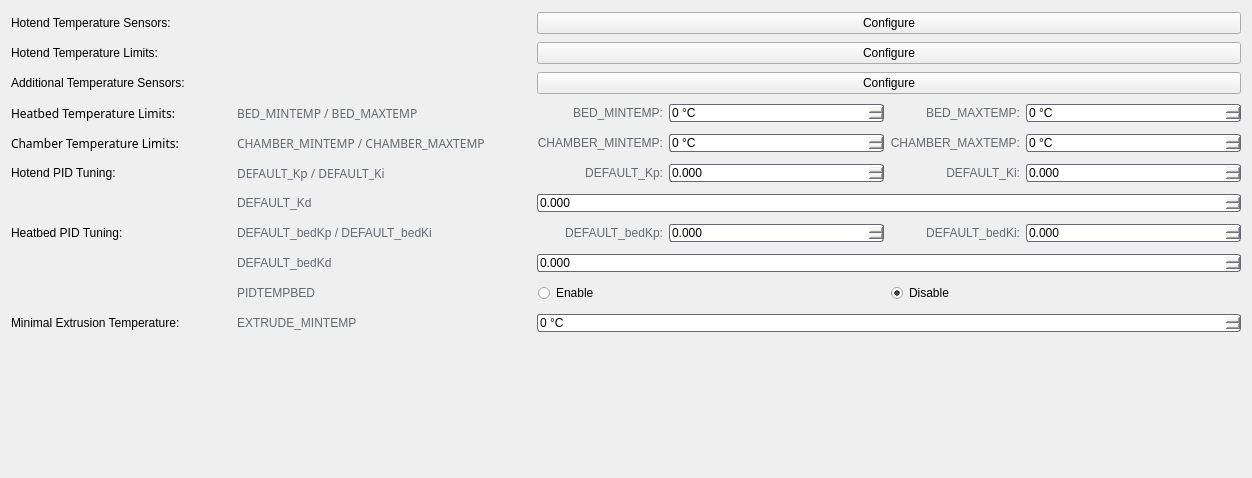
<?xml version="1.0" encoding="UTF-8"?>
<ui version="4.0">
 <class>TemperaturesPage</class>
 <widget class="QWidget" name="TemperaturesPage">
  <property name="geometry">
   <rect>
    <x>0</x>
    <y>0</y>
    <width>1252</width>
    <height>478</height>
   </rect>
  </property>
  <property name="minimumSize">
   <size>
    <width>0</width>
    <height>348</height>
   </size>
  </property>
  <property name="windowTitle">
   <string>Form</string>
  </property>
  <property name="styleSheet">
   <string notr="true">QWidget {
	font-family: &quot;Source Code Pro&quot;;
}

QLineEdit {
	color: white;
        border: 1px solid rgb(100, 105, 113);
	border-radius: 3px;
}

QLineEdit:focus {
	border: 1px solid white;
}

QRadioButton::indicator {
    width: 13px;
    height: 13px;
}

QRadioButton::indicator:unchecked {
	image: url(&quot;:/resources/radio_button_unchecked_FILL0_wght400_GRAD0_opsz20.svg&quot;);
}

QRadioButton::indicator:checked {
	image: url(&quot;:/resources/radio_button_checked_FILL0_wght400_GRAD0_opsz20.svg&quot;);
}

QLabel {
	min-height: 24px;
}

QAbstractSpinBox {
	border: 1px solid rgb(100, 105, 113);
	border-radius: 3px;
}

QAbstractSpinBox:hover {
	border: 1px solid rgb(129, 135, 145);
}

QAbstractSpinBox:focus {
	border: 1px solid white;
}

QAbstractSpinBox::up-button {
	image: url(&quot;:/resources/arrow_drop_up_FILL0_wght400_GRAD0_opsz20_white.svg&quot;);
 	width: 6px;
	margin-right: 4px;
	margin-top: 2px;
}

QAbstractSpinBox::down-button {
	image: url(&quot;:/resources/arrow_drop_down_FILL0_wght400_GRAD0_opsz20_white.svg&quot;);
 	width: 6px;
	margin-right: 4px;
	margin-bottom: 2px;
}

QAbstractSpinBox::up-button:disabled,
QAbstractSpinBox::up-button:off {
		image: url(&quot;:/resources/arrow_drop_up_FILL0_wght400_GRAD0_opsz20.svg&quot;);
}

QAbstractSpinBox::down-button:disabled,
QAbstractSpinBox::down-button:off {
		image: url(&quot;:/resources/arrow_drop_down_FILL0_wght400_GRAD0_opsz20.svg&quot;);
}</string>
  </property>
  <layout class="QGridLayout" name="gridLayout">
   <item row="6" column="8" colspan="2">
    <widget class="QSpinBox" name="spinBox_4">
     <property name="locale">
      <locale language="English" country="UnitedStates"/>
     </property>
     <property name="suffix">
      <string> °C</string>
     </property>
     <property name="maximum">
      <number>500</number>
     </property>
     <property name="stepType">
      <enum>QAbstractSpinBox::AdaptiveDecimalStepType</enum>
     </property>
    </widget>
   </item>
   <item row="12" column="4" colspan="2">
    <widget class="QRadioButton" name="radioButton">
     <property name="sizePolicy">
      <sizepolicy hsizetype="Expanding" vsizetype="Fixed">
       <horstretch>0</horstretch>
       <verstretch>0</verstretch>
      </sizepolicy>
     </property>
     <property name="locale">
      <locale language="English" country="UnitedStates"/>
     </property>
     <property name="text">
      <string>Enable</string>
     </property>
     <attribute name="buttonGroup">
      <string notr="true">buttonGroup_2</string>
     </attribute>
    </widget>
   </item>
   <item row="12" column="7" colspan="3">
    <widget class="QRadioButton" name="radioButton_2">
     <property name="sizePolicy">
      <sizepolicy hsizetype="Expanding" vsizetype="Fixed">
       <horstretch>0</horstretch>
       <verstretch>0</verstretch>
      </sizepolicy>
     </property>
     <property name="locale">
      <locale language="English" country="UnitedStates"/>
     </property>
     <property name="text">
      <string>Disable</string>
     </property>
     <property name="checked">
      <bool>true</bool>
     </property>
     <attribute name="buttonGroup">
      <string notr="true">buttonGroup_2</string>
     </attribute>
    </widget>
   </item>
   <item row="7" column="4">
    <widget class="QLabel" name="label_21">
     <property name="styleSheet">
      <string notr="true">QLabel {
	font-family: &quot;Source Code Pro&quot;;
	min-height: 24px;
        color: rgb(100, 105, 113);
}</string>
     </property>
     <property name="locale">
      <locale language="English" country="UnitedStates"/>
     </property>
     <property name="text">
      <string>DEFAULT_Kp:</string>
     </property>
     <property name="alignment">
      <set>Qt::AlignRight|Qt::AlignTrailing|Qt::AlignVCenter</set>
     </property>
    </widget>
   </item>
   <item row="9" column="2">
    <widget class="QLabel" name="label_16">
     <property name="styleSheet">
      <string notr="true">QLabel {
	font-family: &quot;Source Code Pro&quot;;
	min-height: 24px;
        color: rgb(100, 105, 113);
}</string>
     </property>
     <property name="locale">
      <locale language="English" country="UnitedStates"/>
     </property>
     <property name="text">
      <string>DEFAULT_bedKp / DEFAULT_bedKi</string>
     </property>
     <property name="alignment">
      <set>Qt::AlignLeading|Qt::AlignLeft|Qt::AlignVCenter</set>
     </property>
    </widget>
   </item>
   <item row="1" column="3">
    <spacer name="horizontalSpacer_2">
     <property name="locale">
      <locale language="English" country="UnitedStates"/>
     </property>
     <property name="orientation">
      <enum>Qt::Horizontal</enum>
     </property>
     <property name="sizeType">
      <enum>QSizePolicy::Fixed</enum>
     </property>
     <property name="sizeHint" stdset="0">
      <size>
       <width>40</width>
       <height>20</height>
      </size>
     </property>
    </spacer>
   </item>
   <item row="6" column="7">
    <widget class="QLabel" name="label_24">
     <property name="styleSheet">
      <string notr="true">QLabel {
	font-family: &quot;Source Code Pro&quot;;
	min-height: 24px;
        color: rgb(100, 105, 113);
}</string>
     </property>
     <property name="locale">
      <locale language="English" country="UnitedStates"/>
     </property>
     <property name="text">
      <string>CHAMBER_MAXTEMP:</string>
     </property>
     <property name="alignment">
      <set>Qt::AlignRight|Qt::AlignTrailing|Qt::AlignVCenter</set>
     </property>
    </widget>
   </item>
   <item row="4" column="7">
    <widget class="QLabel" name="label_11">
     <property name="styleSheet">
      <string notr="true">QLabel {
	font-family: &quot;Source Code Pro&quot;;
	min-height: 24px;
        color: rgb(100, 105, 113);
}</string>
     </property>
     <property name="locale">
      <locale language="English" country="UnitedStates"/>
     </property>
     <property name="text">
      <string>BED_MAXTEMP:</string>
     </property>
     <property name="alignment">
      <set>Qt::AlignRight|Qt::AlignTrailing|Qt::AlignVCenter</set>
     </property>
    </widget>
   </item>
   <item row="6" column="2">
    <widget class="QLabel" name="label_8">
     <property name="palette">
      <palette>
       <active>
        <colorrole role="WindowText">
         <brush brushstyle="SolidPattern">
          <color alpha="255">
           <red>100</red>
           <green>105</green>
           <blue>113</blue>
          </color>
         </brush>
        </colorrole>
        <colorrole role="Button">
         <brush brushstyle="SolidPattern">
          <color alpha="255">
           <red>30</red>
           <green>30</green>
           <blue>30</blue>
          </color>
         </brush>
        </colorrole>
        <colorrole role="Text">
         <brush brushstyle="SolidPattern">
          <color alpha="255">
           <red>100</red>
           <green>105</green>
           <blue>113</blue>
          </color>
         </brush>
        </colorrole>
        <colorrole role="ButtonText">
         <brush brushstyle="SolidPattern">
          <color alpha="255">
           <red>100</red>
           <green>105</green>
           <blue>113</blue>
          </color>
         </brush>
        </colorrole>
        <colorrole role="Base">
         <brush brushstyle="SolidPattern">
          <color alpha="255">
           <red>30</red>
           <green>30</green>
           <blue>30</blue>
          </color>
         </brush>
        </colorrole>
        <colorrole role="Window">
         <brush brushstyle="SolidPattern">
          <color alpha="255">
           <red>30</red>
           <green>30</green>
           <blue>30</blue>
          </color>
         </brush>
        </colorrole>
        <colorrole role="PlaceholderText">
         <brush brushstyle="SolidPattern">
          <color alpha="255">
           <red>100</red>
           <green>105</green>
           <blue>113</blue>
          </color>
         </brush>
        </colorrole>
       </active>
       <inactive>
        <colorrole role="WindowText">
         <brush brushstyle="SolidPattern">
          <color alpha="255">
           <red>100</red>
           <green>105</green>
           <blue>113</blue>
          </color>
         </brush>
        </colorrole>
        <colorrole role="Button">
         <brush brushstyle="SolidPattern">
          <color alpha="255">
           <red>30</red>
           <green>30</green>
           <blue>30</blue>
          </color>
         </brush>
        </colorrole>
        <colorrole role="Text">
         <brush brushstyle="SolidPattern">
          <color alpha="255">
           <red>100</red>
           <green>105</green>
           <blue>113</blue>
          </color>
         </brush>
        </colorrole>
        <colorrole role="ButtonText">
         <brush brushstyle="SolidPattern">
          <color alpha="255">
           <red>100</red>
           <green>105</green>
           <blue>113</blue>
          </color>
         </brush>
        </colorrole>
        <colorrole role="Base">
         <brush brushstyle="SolidPattern">
          <color alpha="255">
           <red>30</red>
           <green>30</green>
           <blue>30</blue>
          </color>
         </brush>
        </colorrole>
        <colorrole role="Window">
         <brush brushstyle="SolidPattern">
          <color alpha="255">
           <red>30</red>
           <green>30</green>
           <blue>30</blue>
          </color>
         </brush>
        </colorrole>
        <colorrole role="PlaceholderText">
         <brush brushstyle="SolidPattern">
          <color alpha="255">
           <red>100</red>
           <green>105</green>
           <blue>113</blue>
          </color>
         </brush>
        </colorrole>
       </inactive>
       <disabled>
        <colorrole role="WindowText">
         <brush brushstyle="SolidPattern">
          <color alpha="255">
           <red>100</red>
           <green>105</green>
           <blue>113</blue>
          </color>
         </brush>
        </colorrole>
        <colorrole role="Button">
         <brush brushstyle="SolidPattern">
          <color alpha="255">
           <red>30</red>
           <green>30</green>
           <blue>30</blue>
          </color>
         </brush>
        </colorrole>
        <colorrole role="Text">
         <brush brushstyle="SolidPattern">
          <color alpha="255">
           <red>100</red>
           <green>105</green>
           <blue>113</blue>
          </color>
         </brush>
        </colorrole>
        <colorrole role="ButtonText">
         <brush brushstyle="SolidPattern">
          <color alpha="255">
           <red>100</red>
           <green>105</green>
           <blue>113</blue>
          </color>
         </brush>
        </colorrole>
        <colorrole role="Base">
         <brush brushstyle="SolidPattern">
          <color alpha="255">
           <red>30</red>
           <green>30</green>
           <blue>30</blue>
          </color>
         </brush>
        </colorrole>
        <colorrole role="Window">
         <brush brushstyle="SolidPattern">
          <color alpha="255">
           <red>30</red>
           <green>30</green>
           <blue>30</blue>
          </color>
         </brush>
        </colorrole>
        <colorrole role="PlaceholderText">
         <brush brushstyle="SolidPattern">
          <color alpha="255">
           <red>100</red>
           <green>105</green>
           <blue>113</blue>
          </color>
         </brush>
        </colorrole>
       </disabled>
      </palette>
     </property>
     <property name="font">
      <font>
       <family>Source Code Pro</family>
      </font>
     </property>
     <property name="styleSheet">
      <string notr="true">QLabel {
	font-family: &quot;Source Code Pro&quot;;
	min-height: 24px;
        color: rgb(100, 105, 113);
}</string>
     </property>
     <property name="locale">
      <locale language="English" country="UnitedStates"/>
     </property>
     <property name="text">
      <string>CHAMBER_MINTEMP / CHAMBER_MAXTEMP</string>
     </property>
     <property name="alignment">
      <set>Qt::AlignLeading|Qt::AlignLeft|Qt::AlignVCenter</set>
     </property>
    </widget>
   </item>
   <item row="1" column="1">
    <spacer name="horizontalSpacer">
     <property name="locale">
      <locale language="English" country="UnitedStates"/>
     </property>
     <property name="orientation">
      <enum>Qt::Horizontal</enum>
     </property>
     <property name="sizeType">
      <enum>QSizePolicy::Fixed</enum>
     </property>
     <property name="sizeHint" stdset="0">
      <size>
       <width>40</width>
       <height>20</height>
      </size>
     </property>
    </spacer>
   </item>
   <item row="12" column="2">
    <widget class="QLabel" name="label_27">
     <property name="styleSheet">
      <string notr="true">QLabel {
	font-family: &quot;Source Code Pro&quot;;
	min-height: 24px;
        color: rgb(100, 105, 113);
}</string>
     </property>
     <property name="locale">
      <locale language="English" country="UnitedStates"/>
     </property>
     <property name="text">
      <string>PIDTEMPBED</string>
     </property>
    </widget>
   </item>
   <item row="14" column="0" colspan="10">
    <spacer name="verticalSpacer">
     <property name="locale">
      <locale language="English" country="UnitedStates"/>
     </property>
     <property name="orientation">
      <enum>Qt::Vertical</enum>
     </property>
     <property name="sizeHint" stdset="0">
      <size>
       <width>20</width>
       <height>40</height>
      </size>
     </property>
    </spacer>
   </item>
   <item row="9" column="8" colspan="2">
    <widget class="QDoubleSpinBox" name="doubleSpinBox_6">
     <property name="locale">
      <locale language="English" country="UnitedStates"/>
     </property>
     <property name="decimals">
      <number>3</number>
     </property>
     <property name="maximum">
      <double>500.000000000000000</double>
     </property>
     <property name="stepType">
      <enum>QAbstractSpinBox::AdaptiveDecimalStepType</enum>
     </property>
    </widget>
   </item>
   <item row="7" column="7">
    <widget class="QLabel" name="label_22">
     <property name="styleSheet">
      <string notr="true">QLabel {
	font-family: &quot;Source Code Pro&quot;;
	min-height: 24px;
        color: rgb(100, 105, 113);
}</string>
     </property>
     <property name="locale">
      <locale language="English" country="UnitedStates"/>
     </property>
     <property name="text">
      <string>DEFAULT_Ki:</string>
     </property>
     <property name="alignment">
      <set>Qt::AlignRight|Qt::AlignTrailing|Qt::AlignVCenter</set>
     </property>
    </widget>
   </item>
   <item row="13" column="4" colspan="6">
    <widget class="QSpinBox" name="spinBox_5">
     <property name="locale">
      <locale language="English" country="UnitedStates"/>
     </property>
     <property name="suffix">
      <string> °C</string>
     </property>
     <property name="maximum">
      <number>500</number>
     </property>
     <property name="stepType">
      <enum>QAbstractSpinBox::AdaptiveDecimalStepType</enum>
     </property>
    </widget>
   </item>
   <item row="6" column="4">
    <widget class="QLabel" name="label_13">
     <property name="styleSheet">
      <string notr="true">QLabel {
	font-family: &quot;Source Code Pro&quot;;
	min-height: 24px;
        color: rgb(100, 105, 113);
}</string>
     </property>
     <property name="locale">
      <locale language="English" country="UnitedStates"/>
     </property>
     <property name="text">
      <string>CHAMBER_MINTEMP:</string>
     </property>
     <property name="alignment">
      <set>Qt::AlignRight|Qt::AlignTrailing|Qt::AlignVCenter</set>
     </property>
    </widget>
   </item>
   <item row="2" column="0">
    <widget class="QLabel" name="label_6">
     <property name="locale">
      <locale language="English" country="UnitedStates"/>
     </property>
     <property name="text">
      <string>Hotend Temperature Limits:</string>
     </property>
     <property name="alignment">
      <set>Qt::AlignLeading|Qt::AlignLeft|Qt::AlignVCenter</set>
     </property>
    </widget>
   </item>
   <item row="7" column="2">
    <widget class="QLabel" name="label_12">
     <property name="palette">
      <palette>
       <active>
        <colorrole role="WindowText">
         <brush brushstyle="SolidPattern">
          <color alpha="255">
           <red>100</red>
           <green>105</green>
           <blue>113</blue>
          </color>
         </brush>
        </colorrole>
        <colorrole role="Button">
         <brush brushstyle="SolidPattern">
          <color alpha="255">
           <red>30</red>
           <green>30</green>
           <blue>30</blue>
          </color>
         </brush>
        </colorrole>
        <colorrole role="Text">
         <brush brushstyle="SolidPattern">
          <color alpha="255">
           <red>100</red>
           <green>105</green>
           <blue>113</blue>
          </color>
         </brush>
        </colorrole>
        <colorrole role="ButtonText">
         <brush brushstyle="SolidPattern">
          <color alpha="255">
           <red>100</red>
           <green>105</green>
           <blue>113</blue>
          </color>
         </brush>
        </colorrole>
        <colorrole role="Base">
         <brush brushstyle="SolidPattern">
          <color alpha="255">
           <red>30</red>
           <green>30</green>
           <blue>30</blue>
          </color>
         </brush>
        </colorrole>
        <colorrole role="Window">
         <brush brushstyle="SolidPattern">
          <color alpha="255">
           <red>30</red>
           <green>30</green>
           <blue>30</blue>
          </color>
         </brush>
        </colorrole>
        <colorrole role="PlaceholderText">
         <brush brushstyle="SolidPattern">
          <color alpha="255">
           <red>100</red>
           <green>105</green>
           <blue>113</blue>
          </color>
         </brush>
        </colorrole>
       </active>
       <inactive>
        <colorrole role="WindowText">
         <brush brushstyle="SolidPattern">
          <color alpha="255">
           <red>100</red>
           <green>105</green>
           <blue>113</blue>
          </color>
         </brush>
        </colorrole>
        <colorrole role="Button">
         <brush brushstyle="SolidPattern">
          <color alpha="255">
           <red>30</red>
           <green>30</green>
           <blue>30</blue>
          </color>
         </brush>
        </colorrole>
        <colorrole role="Text">
         <brush brushstyle="SolidPattern">
          <color alpha="255">
           <red>100</red>
           <green>105</green>
           <blue>113</blue>
          </color>
         </brush>
        </colorrole>
        <colorrole role="ButtonText">
         <brush brushstyle="SolidPattern">
          <color alpha="255">
           <red>100</red>
           <green>105</green>
           <blue>113</blue>
          </color>
         </brush>
        </colorrole>
        <colorrole role="Base">
         <brush brushstyle="SolidPattern">
          <color alpha="255">
           <red>30</red>
           <green>30</green>
           <blue>30</blue>
          </color>
         </brush>
        </colorrole>
        <colorrole role="Window">
         <brush brushstyle="SolidPattern">
          <color alpha="255">
           <red>30</red>
           <green>30</green>
           <blue>30</blue>
          </color>
         </brush>
        </colorrole>
        <colorrole role="PlaceholderText">
         <brush brushstyle="SolidPattern">
          <color alpha="255">
           <red>100</red>
           <green>105</green>
           <blue>113</blue>
          </color>
         </brush>
        </colorrole>
       </inactive>
       <disabled>
        <colorrole role="WindowText">
         <brush brushstyle="SolidPattern">
          <color alpha="255">
           <red>100</red>
           <green>105</green>
           <blue>113</blue>
          </color>
         </brush>
        </colorrole>
        <colorrole role="Button">
         <brush brushstyle="SolidPattern">
          <color alpha="255">
           <red>30</red>
           <green>30</green>
           <blue>30</blue>
          </color>
         </brush>
        </colorrole>
        <colorrole role="Text">
         <brush brushstyle="SolidPattern">
          <color alpha="255">
           <red>100</red>
           <green>105</green>
           <blue>113</blue>
          </color>
         </brush>
        </colorrole>
        <colorrole role="ButtonText">
         <brush brushstyle="SolidPattern">
          <color alpha="255">
           <red>100</red>
           <green>105</green>
           <blue>113</blue>
          </color>
         </brush>
        </colorrole>
        <colorrole role="Base">
         <brush brushstyle="SolidPattern">
          <color alpha="255">
           <red>30</red>
           <green>30</green>
           <blue>30</blue>
          </color>
         </brush>
        </colorrole>
        <colorrole role="Window">
         <brush brushstyle="SolidPattern">
          <color alpha="255">
           <red>30</red>
           <green>30</green>
           <blue>30</blue>
          </color>
         </brush>
        </colorrole>
        <colorrole role="PlaceholderText">
         <brush brushstyle="SolidPattern">
          <color alpha="255">
           <red>100</red>
           <green>105</green>
           <blue>113</blue>
          </color>
         </brush>
        </colorrole>
       </disabled>
      </palette>
     </property>
     <property name="font">
      <font>
       <family>Source Code Pro</family>
      </font>
     </property>
     <property name="styleSheet">
      <string notr="true">QLabel {
	font-family: &quot;Source Code Pro&quot;;
	min-height: 24px;
        color: rgb(100, 105, 113);
}</string>
     </property>
     <property name="locale">
      <locale language="English" country="UnitedStates"/>
     </property>
     <property name="text">
      <string>DEFAULT_Kp / DEFAULT_Ki</string>
     </property>
     <property name="alignment">
      <set>Qt::AlignLeading|Qt::AlignLeft|Qt::AlignVCenter</set>
     </property>
    </widget>
   </item>
   <item row="11" column="2">
    <widget class="QLabel" name="label_19">
     <property name="styleSheet">
      <string notr="true">QLabel {
	font-family: &quot;Source Code Pro&quot;;
	min-height: 24px;
        color: rgb(100, 105, 113);
}</string>
     </property>
     <property name="locale">
      <locale language="English" country="UnitedStates"/>
     </property>
     <property name="text">
      <string>DEFAULT_bedKd</string>
     </property>
    </widget>
   </item>
   <item row="4" column="5" colspan="2">
    <widget class="QSpinBox" name="spinBox">
     <property name="locale">
      <locale language="English" country="UnitedStates"/>
     </property>
     <property name="suffix">
      <string> °C</string>
     </property>
     <property name="maximum">
      <number>500</number>
     </property>
     <property name="stepType">
      <enum>QAbstractSpinBox::AdaptiveDecimalStepType</enum>
     </property>
    </widget>
   </item>
   <item row="4" column="0">
    <widget class="QLabel" name="label_7">
     <property name="font">
      <font>
       <family>Source Code Pro</family>
      </font>
     </property>
     <property name="locale">
      <locale language="English" country="UnitedStates"/>
     </property>
     <property name="text">
      <string>Heatbed Temperature Limits:</string>
     </property>
     <property name="alignment">
      <set>Qt::AlignLeading|Qt::AlignLeft|Qt::AlignVCenter</set>
     </property>
    </widget>
   </item>
   <item row="1" column="0">
    <widget class="QLabel" name="label_3">
     <property name="locale">
      <locale language="English" country="UnitedStates"/>
     </property>
     <property name="text">
      <string>Hotend Temperature Sensors:</string>
     </property>
     <property name="alignment">
      <set>Qt::AlignLeading|Qt::AlignLeft|Qt::AlignVCenter</set>
     </property>
    </widget>
   </item>
   <item row="9" column="7">
    <widget class="QLabel" name="label_26">
     <property name="styleSheet">
      <string notr="true">QLabel {
	font-family: &quot;Source Code Pro&quot;;
	min-height: 24px;
        color: rgb(100, 105, 113);
}</string>
     </property>
     <property name="locale">
      <locale language="English" country="UnitedStates"/>
     </property>
     <property name="text">
      <string>DEFAULT_bedKi:</string>
     </property>
     <property name="alignment">
      <set>Qt::AlignRight|Qt::AlignTrailing|Qt::AlignVCenter</set>
     </property>
    </widget>
   </item>
   <item row="4" column="4">
    <widget class="QLabel" name="label_10">
     <property name="styleSheet">
      <string notr="true">QLabel {
	font-family: &quot;Source Code Pro&quot;;
	min-height: 24px;
        color: rgb(100, 105, 113);
}</string>
     </property>
     <property name="locale">
      <locale language="English" country="UnitedStates"/>
     </property>
     <property name="text">
      <string>BED_MINTEMP:</string>
     </property>
     <property name="alignment">
      <set>Qt::AlignRight|Qt::AlignTrailing|Qt::AlignVCenter</set>
     </property>
    </widget>
   </item>
   <item row="6" column="0">
    <widget class="QLabel" name="label_2">
     <property name="font">
      <font>
       <family>Source Code Pro</family>
      </font>
     </property>
     <property name="locale">
      <locale language="English" country="UnitedStates"/>
     </property>
     <property name="text">
      <string>Chamber Temperature Limits:</string>
     </property>
     <property name="alignment">
      <set>Qt::AlignLeading|Qt::AlignLeft|Qt::AlignVCenter</set>
     </property>
    </widget>
   </item>
   <item row="13" column="0">
    <widget class="QLabel" name="label_17">
     <property name="locale">
      <locale language="English" country="UnitedStates"/>
     </property>
     <property name="text">
      <string>Minimal Extrusion Temperature:</string>
     </property>
    </widget>
   </item>
   <item row="7" column="0">
    <widget class="QLabel" name="label_4">
     <property name="locale">
      <locale language="English" country="UnitedStates"/>
     </property>
     <property name="text">
      <string>Hotend PID Tuning:</string>
     </property>
     <property name="alignment">
      <set>Qt::AlignLeading|Qt::AlignLeft|Qt::AlignVCenter</set>
     </property>
    </widget>
   </item>
   <item row="6" column="5" colspan="2">
    <widget class="QSpinBox" name="spinBox_3">
     <property name="locale">
      <locale language="English" country="UnitedStates"/>
     </property>
     <property name="suffix">
      <string> °C</string>
     </property>
     <property name="maximum">
      <number>500</number>
     </property>
     <property name="stepType">
      <enum>QAbstractSpinBox::AdaptiveDecimalStepType</enum>
     </property>
    </widget>
   </item>
   <item row="8" column="2">
    <widget class="QLabel" name="label_23">
     <property name="styleSheet">
      <string notr="true">QLabel {
	font-family: &quot;Source Code Pro&quot;;
	min-height: 24px;
        color: rgb(100, 105, 113);
}</string>
     </property>
     <property name="locale">
      <locale language="English" country="UnitedStates"/>
     </property>
     <property name="text">
      <string>DEFAULT_Kd</string>
     </property>
    </widget>
   </item>
   <item row="4" column="2">
    <widget class="QLabel" name="label_9">
     <property name="palette">
      <palette>
       <active>
        <colorrole role="WindowText">
         <brush brushstyle="SolidPattern">
          <color alpha="255">
           <red>100</red>
           <green>105</green>
           <blue>113</blue>
          </color>
         </brush>
        </colorrole>
        <colorrole role="Button">
         <brush brushstyle="SolidPattern">
          <color alpha="255">
           <red>30</red>
           <green>30</green>
           <blue>30</blue>
          </color>
         </brush>
        </colorrole>
        <colorrole role="Text">
         <brush brushstyle="SolidPattern">
          <color alpha="255">
           <red>100</red>
           <green>105</green>
           <blue>113</blue>
          </color>
         </brush>
        </colorrole>
        <colorrole role="ButtonText">
         <brush brushstyle="SolidPattern">
          <color alpha="255">
           <red>100</red>
           <green>105</green>
           <blue>113</blue>
          </color>
         </brush>
        </colorrole>
        <colorrole role="Base">
         <brush brushstyle="SolidPattern">
          <color alpha="255">
           <red>30</red>
           <green>30</green>
           <blue>30</blue>
          </color>
         </brush>
        </colorrole>
        <colorrole role="Window">
         <brush brushstyle="SolidPattern">
          <color alpha="255">
           <red>30</red>
           <green>30</green>
           <blue>30</blue>
          </color>
         </brush>
        </colorrole>
        <colorrole role="PlaceholderText">
         <brush brushstyle="SolidPattern">
          <color alpha="255">
           <red>100</red>
           <green>105</green>
           <blue>113</blue>
          </color>
         </brush>
        </colorrole>
       </active>
       <inactive>
        <colorrole role="WindowText">
         <brush brushstyle="SolidPattern">
          <color alpha="255">
           <red>100</red>
           <green>105</green>
           <blue>113</blue>
          </color>
         </brush>
        </colorrole>
        <colorrole role="Button">
         <brush brushstyle="SolidPattern">
          <color alpha="255">
           <red>30</red>
           <green>30</green>
           <blue>30</blue>
          </color>
         </brush>
        </colorrole>
        <colorrole role="Text">
         <brush brushstyle="SolidPattern">
          <color alpha="255">
           <red>100</red>
           <green>105</green>
           <blue>113</blue>
          </color>
         </brush>
        </colorrole>
        <colorrole role="ButtonText">
         <brush brushstyle="SolidPattern">
          <color alpha="255">
           <red>100</red>
           <green>105</green>
           <blue>113</blue>
          </color>
         </brush>
        </colorrole>
        <colorrole role="Base">
         <brush brushstyle="SolidPattern">
          <color alpha="255">
           <red>30</red>
           <green>30</green>
           <blue>30</blue>
          </color>
         </brush>
        </colorrole>
        <colorrole role="Window">
         <brush brushstyle="SolidPattern">
          <color alpha="255">
           <red>30</red>
           <green>30</green>
           <blue>30</blue>
          </color>
         </brush>
        </colorrole>
        <colorrole role="PlaceholderText">
         <brush brushstyle="SolidPattern">
          <color alpha="255">
           <red>100</red>
           <green>105</green>
           <blue>113</blue>
          </color>
         </brush>
        </colorrole>
       </inactive>
       <disabled>
        <colorrole role="WindowText">
         <brush brushstyle="SolidPattern">
          <color alpha="255">
           <red>100</red>
           <green>105</green>
           <blue>113</blue>
          </color>
         </brush>
        </colorrole>
        <colorrole role="Button">
         <brush brushstyle="SolidPattern">
          <color alpha="255">
           <red>30</red>
           <green>30</green>
           <blue>30</blue>
          </color>
         </brush>
        </colorrole>
        <colorrole role="Text">
         <brush brushstyle="SolidPattern">
          <color alpha="255">
           <red>100</red>
           <green>105</green>
           <blue>113</blue>
          </color>
         </brush>
        </colorrole>
        <colorrole role="ButtonText">
         <brush brushstyle="SolidPattern">
          <color alpha="255">
           <red>100</red>
           <green>105</green>
           <blue>113</blue>
          </color>
         </brush>
        </colorrole>
        <colorrole role="Base">
         <brush brushstyle="SolidPattern">
          <color alpha="255">
           <red>30</red>
           <green>30</green>
           <blue>30</blue>
          </color>
         </brush>
        </colorrole>
        <colorrole role="Window">
         <brush brushstyle="SolidPattern">
          <color alpha="255">
           <red>30</red>
           <green>30</green>
           <blue>30</blue>
          </color>
         </brush>
        </colorrole>
        <colorrole role="PlaceholderText">
         <brush brushstyle="SolidPattern">
          <color alpha="255">
           <red>100</red>
           <green>105</green>
           <blue>113</blue>
          </color>
         </brush>
        </colorrole>
       </disabled>
      </palette>
     </property>
     <property name="font">
      <font>
       <family>Source Code Pro</family>
      </font>
     </property>
     <property name="styleSheet">
      <string notr="true">QLabel {
	font-family: &quot;Source Code Pro&quot;;
	min-height: 24px;
        color: rgb(100, 105, 113);
}</string>
     </property>
     <property name="locale">
      <locale language="English" country="UnitedStates"/>
     </property>
     <property name="text">
      <string>BED_MINTEMP / BED_MAXTEMP</string>
     </property>
     <property name="alignment">
      <set>Qt::AlignLeading|Qt::AlignLeft|Qt::AlignVCenter</set>
     </property>
    </widget>
   </item>
   <item row="7" column="5" colspan="2">
    <widget class="QDoubleSpinBox" name="doubleSpinBox">
     <property name="locale">
      <locale language="English" country="UnitedStates"/>
     </property>
     <property name="decimals">
      <number>3</number>
     </property>
     <property name="maximum">
      <double>500.000000000000000</double>
     </property>
     <property name="stepType">
      <enum>QAbstractSpinBox::AdaptiveDecimalStepType</enum>
     </property>
    </widget>
   </item>
   <item row="4" column="8" colspan="2">
    <widget class="QSpinBox" name="spinBox_2">
     <property name="locale">
      <locale language="English" country="UnitedStates"/>
     </property>
     <property name="suffix">
      <string> °C</string>
     </property>
     <property name="maximum">
      <number>500</number>
     </property>
     <property name="stepType">
      <enum>QAbstractSpinBox::AdaptiveDecimalStepType</enum>
     </property>
    </widget>
   </item>
   <item row="9" column="5" colspan="2">
    <widget class="QDoubleSpinBox" name="doubleSpinBox_4">
     <property name="locale">
      <locale language="English" country="UnitedStates"/>
     </property>
     <property name="decimals">
      <number>3</number>
     </property>
     <property name="maximum">
      <double>500.000000000000000</double>
     </property>
     <property name="stepType">
      <enum>QAbstractSpinBox::AdaptiveDecimalStepType</enum>
     </property>
    </widget>
   </item>
   <item row="3" column="0">
    <widget class="QLabel" name="label_5">
     <property name="locale">
      <locale language="English" country="UnitedStates"/>
     </property>
     <property name="text">
      <string>Additional Temperature Sensors:</string>
     </property>
     <property name="alignment">
      <set>Qt::AlignLeading|Qt::AlignLeft|Qt::AlignVCenter</set>
     </property>
    </widget>
   </item>
   <item row="7" column="8" colspan="2">
    <widget class="QDoubleSpinBox" name="doubleSpinBox_3">
     <property name="locale">
      <locale language="English" country="UnitedStates"/>
     </property>
     <property name="decimals">
      <number>3</number>
     </property>
     <property name="maximum">
      <double>500.000000000000000</double>
     </property>
     <property name="stepType">
      <enum>QAbstractSpinBox::AdaptiveDecimalStepType</enum>
     </property>
    </widget>
   </item>
   <item row="13" column="2">
    <widget class="QLabel" name="label_20">
     <property name="styleSheet">
      <string notr="true">QLabel {
	font-family: &quot;Source Code Pro&quot;;
	min-height: 24px;
        color: rgb(100, 105, 113);
}</string>
     </property>
     <property name="locale">
      <locale language="English" country="UnitedStates"/>
     </property>
     <property name="text">
      <string>EXTRUDE_MINTEMP</string>
     </property>
     <property name="alignment">
      <set>Qt::AlignLeading|Qt::AlignLeft|Qt::AlignVCenter</set>
     </property>
    </widget>
   </item>
   <item row="9" column="4">
    <widget class="QLabel" name="label_14">
     <property name="styleSheet">
      <string notr="true">QLabel {
	font-family: &quot;Source Code Pro&quot;;
	min-height: 24px;
        color: rgb(100, 105, 113);
}</string>
     </property>
     <property name="locale">
      <locale language="English" country="UnitedStates"/>
     </property>
     <property name="text">
      <string>DEFAULT_bedKp:</string>
     </property>
     <property name="alignment">
      <set>Qt::AlignRight|Qt::AlignTrailing|Qt::AlignVCenter</set>
     </property>
    </widget>
   </item>
   <item row="9" column="0">
    <widget class="QLabel" name="label">
     <property name="locale">
      <locale language="English" country="UnitedStates"/>
     </property>
     <property name="text">
      <string>Heatbed PID Tuning:</string>
     </property>
    </widget>
   </item>
   <item row="8" column="4" colspan="6">
    <widget class="QDoubleSpinBox" name="doubleSpinBox_2">
     <property name="locale">
      <locale language="English" country="UnitedStates"/>
     </property>
     <property name="decimals">
      <number>3</number>
     </property>
     <property name="maximum">
      <double>500.000000000000000</double>
     </property>
     <property name="stepType">
      <enum>QAbstractSpinBox::AdaptiveDecimalStepType</enum>
     </property>
    </widget>
   </item>
   <item row="3" column="4" colspan="6">
    <widget class="QPushButton" name="pushButton">
     <property name="locale">
      <locale language="English" country="UnitedStates"/>
     </property>
     <property name="text">
      <string>Configure</string>
     </property>
     <property name="icon">
      <iconset resource="resources.qrc">
       <normaloff>:/resources/open_in_new_FILL0_wght100_GRAD0_opsz20.svg</normaloff>:/resources/open_in_new_FILL0_wght100_GRAD0_opsz20.svg</iconset>
     </property>
    </widget>
   </item>
   <item row="2" column="4" colspan="6">
    <widget class="QPushButton" name="pushButton_2">
     <property name="locale">
      <locale language="English" country="UnitedStates"/>
     </property>
     <property name="text">
      <string>Configure</string>
     </property>
     <property name="icon">
      <iconset resource="resources.qrc">
       <normaloff>:/resources/open_in_new_FILL0_wght100_GRAD0_opsz20.svg</normaloff>:/resources/open_in_new_FILL0_wght100_GRAD0_opsz20.svg</iconset>
     </property>
    </widget>
   </item>
   <item row="1" column="4" colspan="6">
    <widget class="QPushButton" name="uConfigureHotendTempSensorsButton">
     <property name="locale">
      <locale language="English" country="UnitedStates"/>
     </property>
     <property name="text">
      <string>Configure</string>
     </property>
     <property name="icon">
      <iconset resource="resources.qrc">
       <normaloff>:/resources/open_in_new_FILL0_wght100_GRAD0_opsz20.svg</normaloff>:/resources/open_in_new_FILL0_wght100_GRAD0_opsz20.svg</iconset>
     </property>
    </widget>
   </item>
   <item row="11" column="4" colspan="6">
    <widget class="QDoubleSpinBox" name="doubleSpinBox_5">
     <property name="locale">
      <locale language="English" country="UnitedStates"/>
     </property>
     <property name="decimals">
      <number>3</number>
     </property>
     <property name="maximum">
      <double>500.000000000000000</double>
     </property>
     <property name="stepType">
      <enum>QAbstractSpinBox::AdaptiveDecimalStepType</enum>
     </property>
    </widget>
   </item>
  </layout>
 </widget>
 <resources>
  <include location="resources.qrc"/>
 </resources>
 <connections/>
 <buttongroups>
  <buttongroup name="buttonGroup_2"/>
 </buttongroups>
</ui>
